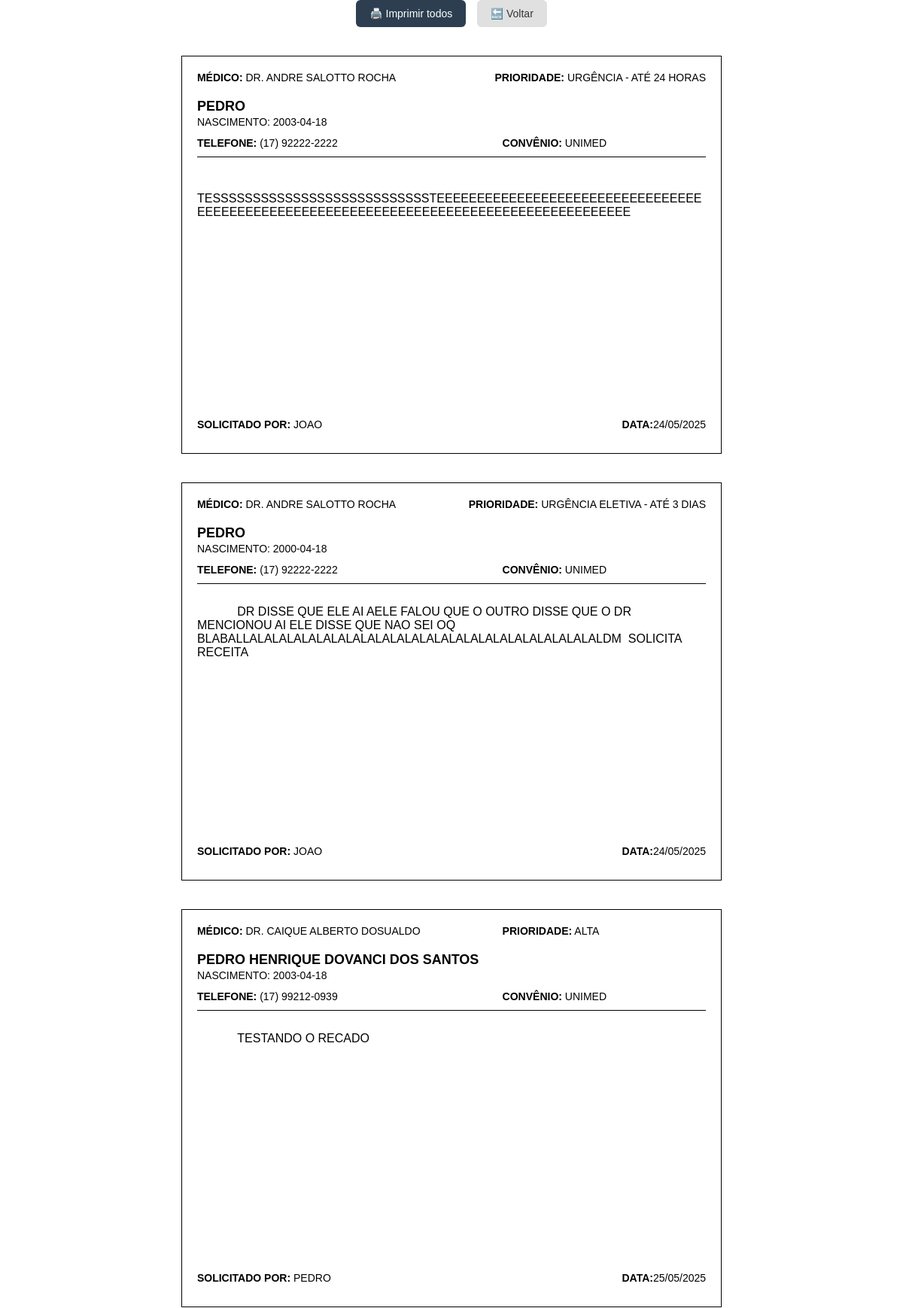
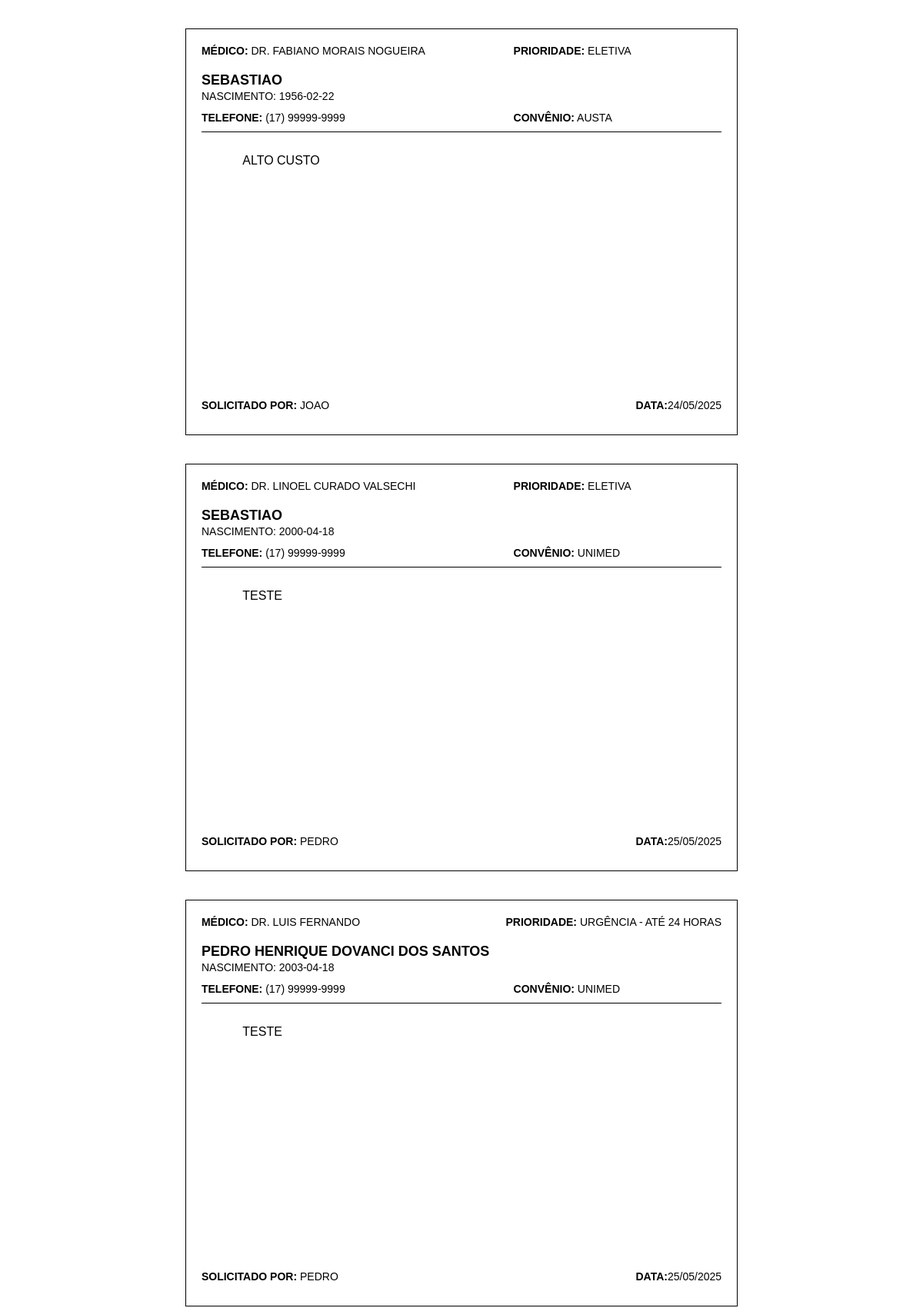
/imprimir/finalizado (upper part), run on the app's committed database (2 pictures, top to bottom).
### tables this page shows
CREATE TABLE recados (
            id INTEGER PRIMARY KEY AUTOINCREMENT,
            medico TEXT NOT NULL,
            prioridade TEXT NOT NULL,
            nome_paciente TEXT NOT NULL,
            data_nascimento TEXT NOT NULL,
            telefone TEXT NOT NULL,
            convenio TEXT,
            descricao TEXT,
            status TEXT DEFAULT 'pendente',
            usuario TEXT NOT NULL,
            data_cadastro TEXT NOT NULL
        );

### app.py (the view)
@app.route('/imprimir/<status>')
def imprimir(status):
    conexao = conectar_banco()
    cursor = conexao.cursor()
    cursor.execute('SELECT * FROM recados WHERE status = ? ORDER BY medico, prioridade', (status,))
    recados = cursor.fetchall()
    conexao.close()
    return render_template('imprimir_lista.html', recados=recados)

### app.py (called while the page is built)
def conectar_banco():
    conexao = sqlite3.connect('recados.db')
    conexao.row_factory = sqlite3.Row
    return conexao

@app.template_filter('format_data')
def formatar_data_br(data_str):
    try:
        data_obj = datetime.strptime(data_str, '%Y-%m-%d %H:%M:%S')
        return data_obj.strftime('%d/%m/%Y')
    except:
        return data_str  # fallback caso a string esteja mal formatada

### templates/imprimir_lista.html (shortened to what this page needs)
<!DOCTYPE html>
<html lang="pt-br">
<head>
    <link rel="stylesheet" href="{{ url_for('static', filename='css/imprimir_lista.css') }}">
</head>
<body>
    <div class="no-print botoes-topo">
        <button onclick="window.print()" class="btn-imprimir-topo">🖨️ Imprimir todos</button>
        <a href="{{ url_for('listar') }}" class="btn-voltar-topo">🔙 Voltar</a>
    </div>
    {% for recado in recados %}
        <div class="recado">
        <div class="linha-topo">
            <span class="campo"><strong>Médico:</strong> {{ recado['medico'] }}</span>
            <span class="campo"><strong>Prioridade:</strong> {{ recado['prioridade'] }}</span>
        </div>
        <div class="paciente">{{ recado['nome_paciente'] }}</div>
        <div class="subinfo">Nascimento: {{ recado['data_nascimento'] }}</div>
        <div class="linha-meio">
            <span class="campo"><strong>Telefone:</strong> {{ recado['telefone'] }}</span>
            <span class="campo"><strong>Convênio:</strong> {{ recado['convenio'] }}</span>
        </div>
        <div class="descricao">
            {{ recado['descricao'] }}
        </div>
        <div class="linha-rodape">
            <span>
                <strong>Solicitado por:</strong> {{ recado['usuario'] }}
            </span>
            <span>
                <strong>Data:</strong>{{ recado['data_cadastro']|format_data }}
            </span>
        </div>
        </div>
    {% endfor %}
</body>
</html>

### static/css/imprimir_lista.css (style rules this page uses)
body { font-family: Arial, sans-serif; margin: 0; padding: 0; }
.recado { width: 19cm; height: 14cm; margin: 1cm auto; padding: 20px; border: 1px solid #000; page-break-after: always; box-sizing: border-box; display: flex; flex-direction: column; justify-content: space-between; text-transform: uppercase; }
.linha-topo, .linha-meio, .linha-rodape { display: flex; justify-content: space-between; font-size: 14px; margin-bottom: 10px; }
.paciente { font-size: 18px; font-weight: bold; text-align: left; margin: 10px 0 2px 0; }
.subinfo { font-size: 14px; text-align: left; margin-bottom: 12px; }
.descricao { font-size: 16px; border-top: 1px solid #000; padding-top: 10px; white-space: pre-wrap; flex-grow: 1; margin-bottom: 10px; word-wrap: break-word; overflow-wrap: break-word; }
.campo { display: inline-block; min-width: 40%; }
.botoes-topo { text-align: center; margin-bottom: 20px; }
.btn-imprimir-topo { padding: 10px 18px; font-size: 14px; background-color: #2c3e50; color: white; border: none; border-radius: 6px; cursor: pointer; margin-right: 10px; }
.btn-voltar-topo { padding: 10px 18px; font-size: 14px; text-decoration: none; background-color: #e0e0e0; color: #333; border-radius: 6px; transition: background-color 0.3s ease; }

### data on the page
recados: medico "DR. ANDRE SALOTTO ROCHA", prioridade "URGÊNCIA - ATÉ 24 HORAS", nome_paciente "PEDRO", data_nascimento "2003-04-18", telefone "(17) 92222-2222", convenio "UNIMED", descricao "TESSSSSSSSSSSSSSSSSSSSSSSSSSSTEEEEEEEEEEEEEEEEEEEEEEEEEEEEEEEEEEEEEEEEEEEEEEEEEEEEEEEEEEEEEEEEEEEEEEEEEEEEEEEEEEEEEEE", usuario "JOAO", data_cadastro "24/05/2025"
recados: medico "DR. ANDRE SALOTTO ROCHA", prioridade "URGÊNCIA ELETIVA - ATÉ 3 DIAS", nome_paciente "PEDRO", data_nascimento "2000-04-18", telefone "(17) 92222-2222", convenio "UNIMED", descricao "DR DISSE QUE ELE AI AELE FALOU QUE O OUTRO DISSE QUE O DR MENCIONOU AI ELE DISSE QUE NAO SEI OQ BLABALLALALALALALALALALALALALALALALALALALALALALALALALALDM SOLICITA RECEITA", usuario "JOAO", data_cadastro "24/05/2025"
recados: medico "DR. CAIQUE ALBERTO DOSUALDO", prioridade "ALTA", nome_paciente "PEDRO HENRIQUE DOVANCI DOS SANTOS", data_nascimento "2003-04-18", telefone "(17) 99212-0939", convenio "UNIMED", descricao "TESTANDO O RECADO", usuario "PEDRO", data_cadastro "25/05/2025"
recados: medico "DR. FABIANO MORAIS NOGUEIRA", prioridade "ELETIVA", nome_paciente "SEBASTIAO", data_nascimento "1956-02-22", telefone "(17) 99999-9999", convenio "AUSTA", descricao "ALTO CUSTO", usuario "JOAO", data_cadastro "24/05/2025"
recados: medico "DR. LINOEL CURADO VALSECHI", prioridade "ELETIVA", nome_paciente "SEBASTIAO", data_nascimento "2000-04-18", telefone "(17) 99999-9999", convenio "UNIMED", descricao "TESTE", usuario "PEDRO", data_cadastro "25/05/2025"
recados: medico "DR. LUIS FERNANDO", prioridade "URGÊNCIA - ATÉ 24 HORAS", nome_paciente "PEDRO HENRIQUE DOVANCI DOS SANTOS", data_nascimento "2003-04-18", telefone "(17) 99999-9999", convenio "UNIMED", descricao "TESTE", usuario "PEDRO", data_cadastro "25/05/2025"
